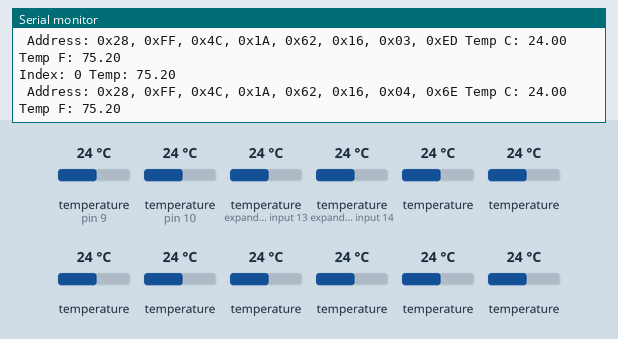
The sketch below on a simulated Arduino Uno, built with avr-gcc and run on an emulated ATmega328P. Shown: the last lines printed to the serial monitor. The test bench sets the inputs (shaded band); at power-on: temperature (sensors on pin 9, pin 10, expander input 13, expander input 14) 24 °C, temperature 24 °C.

Above: at 1.6 s.
1.7 s: temperature (sensor on pin 9) set to 12 °C
At 2.3 s:
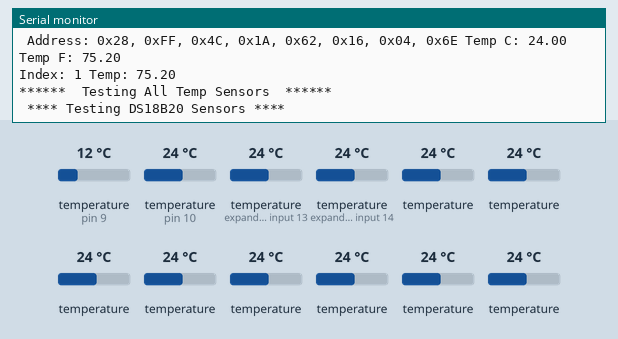
5.1 s: temperature (sensor on pin 10) set to 12 °C
At 5.7 s:
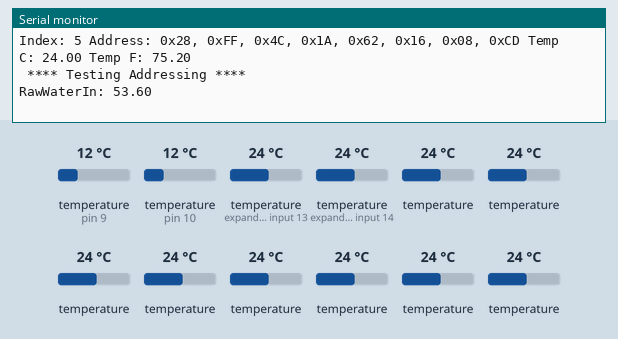
8.5 s: temperature (sensor on expander input 13) set to 12 °C
At 9.6 s:
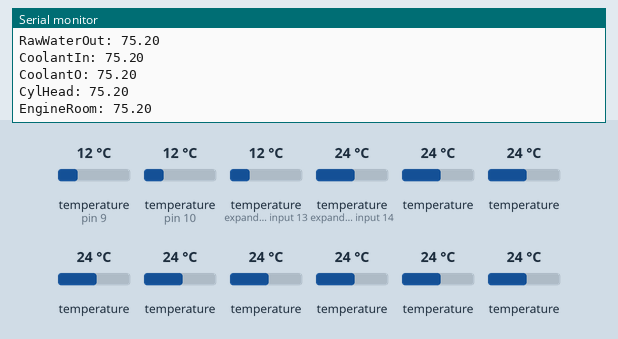
11.9 s: temperature (sensor on expander input 14) set to 12 °C
At 13.2 s:
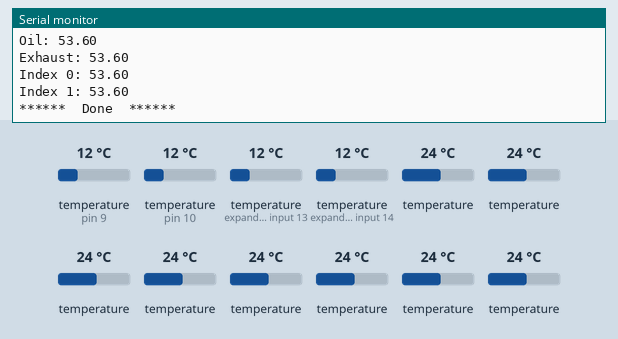
15.3 s: temperature (sensor 209) set to 12 °C
At 17.7 s:
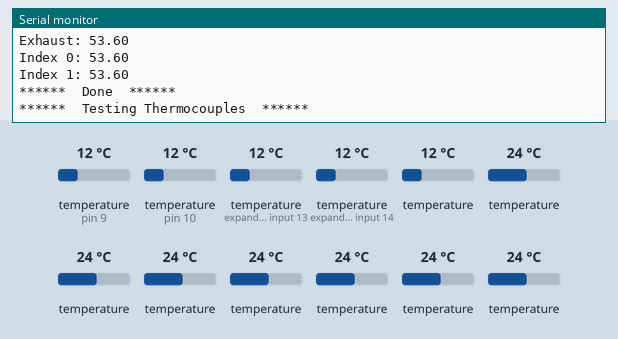
18.7 s: temperature (sensor 210) set to 12 °C
At 20.7 s:
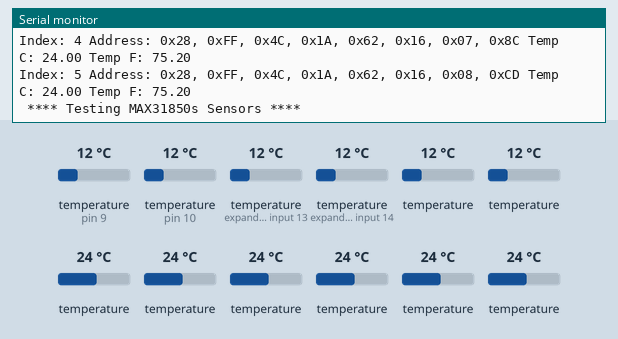
Timing chart, 0 to 22.2 s (numbered marks = the images above; inputs shaded):
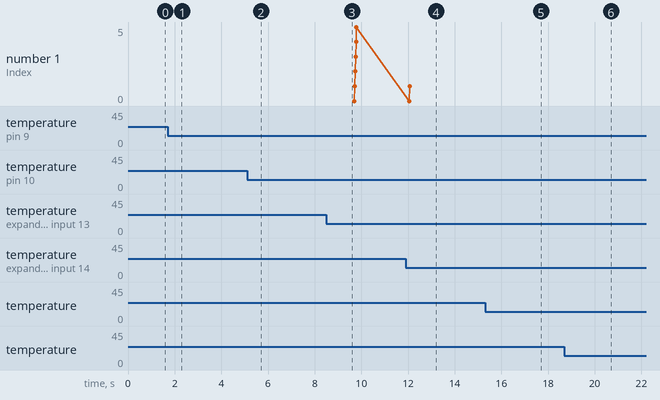

The sketch:

TestTemperatures.ino
```cpp
#include "OneWire.h"
#include "DallasTemperature.h"

#define MAX31850_BUS 9
#define DS18B20_BUS 10

OneWire oneWireMAX31850(MAX31850_BUS);
OneWire oneWireDS18B20(DS18B20_BUS);

DallasTemperature MAX31850s(&oneWireMAX31850);
DallasTemperature DS18B20s(&oneWireDS18B20);


void printAddress(DeviceAddress addr){

  for( int i = 0; i < 8; i++) {
    Serial.print("0x");
    if (addr[i] < 16) {
      Serial.print('0');
    }
    Serial.print(addr[i], HEX);
      if (i < 7) {
    Serial.print(", ");
    }
  }
}

void testTempSensors(){

  DS18B20s.begin();
  MAX31850s.begin();

  DeviceAddress addr;

  Serial.println("\n\n **** Testing DS18B20 Sensors ****");

  DS18B20s.requestTemperatures();

  for (int i = 0; i < DS18B20s.getDeviceCount(); i++) {

    DS18B20s.getAddress(addr, i);

    Serial.print("Index: ");      Serial.print(i);
    Serial.print(" Address: ");   printAddress(addr);
    Serial.print(" Temp C: ");    Serial.print(DS18B20s.getTempCByIndex(i));
    Serial.print(" Temp F: ");    Serial.println(DS18B20s.getTempFByIndex(i));
  }


  Serial.println("\n\n **** Testing MAX31850s Sensors ****");

  MAX31850s.requestTemperatures();

  for (int i = 0; i < MAX31850s.getDeviceCount(); i++) {

    MAX31850s.getAddress(addr, i);

    Serial.print("Index: ");      Serial.print(i);
    Serial.print(" Address: ");   printAddress(addr);
    Serial.print(" Temp C: ");    Serial.print(MAX31850s.getTempCByIndex(i));
    Serial.print(" Temp F: ");    Serial.println(MAX31850s.getTempFByIndex(i));
  }


  Serial.println("\n\n **** Testing Addressing ****");

  DeviceAddress RawWaterIn  =  { 0x28, 0xD2, 0x22, 0x10, 0x07, 0x00, 0x00, 0x8D };
  DeviceAddress RawWaterOut =  { 0x28, 0xEA, 0x9B, 0x0F, 0x07, 0x00, 0x00, 0xDF };
  DeviceAddress CoolantIn   =  { 0x28, 0x2E, 0x13, 0x10, 0x07, 0x00, 0x00, 0xCB };
  DeviceAddress CoolantOut  =  { 0x28, 0x6E, 0x0F, 0x10, 0x07, 0x00, 0x00, 0xE3 };
  DeviceAddress CylHead     =  { 0x28, 0x91, 0x80, 0x0F, 0x07, 0x00, 0x00, 0xB3 };
  DeviceAddress EngineRoom  =  { 0x28, 0x91, 0xEE, 0x0F, 0x07, 0x00, 0x00, 0x00 };
  DeviceAddress Oil         =  { 0x3B, 0xA0, 0x17, 0x19, 0x00, 0x00, 0x00, 0x78 };
  DeviceAddress Exhaust     =  { 0x3B, 0x5F, 0x1D, 0x19, 0x00, 0x00, 0x00, 0x93 };


  // DS18B20 Chips

  DS18B20s.requestTemperaturesByAddress(RawWaterIn);
  Serial.println("RawWaterIn: " + String(DS18B20s.getTempF(RawWaterIn)));

  DS18B20s.requestTemperaturesByAddress(RawWaterOut);
  Serial.println("RawWaterOut: " + String(DS18B20s.getTempF(RawWaterOut)));

  DS18B20s.requestTemperaturesByAddress(CoolantIn);
  Serial.println("CoolantIn: " + String(DS18B20s.getTempF(CoolantIn)));

  DS18B20s.requestTemperaturesByAddress(CoolantOut);
  Serial.println("CoolantO: " + String(DS18B20s.getTempF(CoolantOut)));

  DS18B20s.requestTemperaturesByAddress(CylHead);
  Serial.println("CylHead: " + String(DS18B20s.getTempF(CylHead)));

  DS18B20s.requestTemperaturesByAddress(EngineRoom);
  Serial.println("EngineRoom: " + String(DS18B20s.getTempF(EngineRoom)));

  DS18B20s.requestTemperatures();
  Serial.print("Index 0: "); Serial.println(DS18B20s.getTempFByIndex(0));
  Serial.print("Index 1: "); Serial.println(DS18B20s.getTempFByIndex(1));
  Serial.print("Index 2: "); Serial.println(DS18B20s.getTempFByIndex(2));
  Serial.print("Index 3: "); Serial.println(DS18B20s.getTempFByIndex(3));
  Serial.print("Index 4: "); Serial.println(DS18B20s.getTempFByIndex(4));
  Serial.print("Index 5: "); Serial.println(DS18B20s.getTempFByIndex(5));


  // Thermocouples

  MAX31850s.requestTemperaturesByAddress(Oil);
  Serial.print("Oil: "); Serial.println(MAX31850s.getTempF(Oil));

  MAX31850s.requestTemperaturesByAddress(Exhaust);
  Serial.print("Exhaust: "); Serial.println(MAX31850s.getTempF(Exhaust));


  MAX31850s.requestTemperatures();
  Serial.print("Index 0: "); Serial.println(MAX31850s.getTempFByIndex(0));
  Serial.print("Index 1: "); Serial.println(MAX31850s.getTempFByIndex(1));

}


void testThermocouple(int index){

  DeviceAddress addr;

  //MAX31850s.begin();
  MAX31850s.requestTemperatures();

  MAX31850s.getAddress(addr, index);

  Serial.print(" Address: ");   printAddress(addr);
  Serial.print(" Temp C: ");    Serial.print(MAX31850s.getTempCByIndex(index));
  Serial.print(" Temp F: ");    Serial.println(MAX31850s.getTempFByIndex(index));

  float fltVal = MAX31850s.getTempFByIndex(index);
  String strVal = String(fltVal);
  Serial.print("Index: "); Serial.print(index); Serial.print(" Temp: "); Serial.println(strVal);
}


void setup() {
  Serial.begin(9600);

  //DS18B20s.begin();
  MAX31850s.begin();

}

void loop() {
  Serial.println("******  Testing Thermocouples  ******");
  testThermocouple(0);
  testThermocouple(1);
  Serial.println("\n******  Testing All Temp Sensors  ******");
  testTempSensors();
  Serial.println("******  Done  ******\n\n");
  delay(5000);
}
```

Measured:
- after the input at 5.1 s, the serial monitor: prints a new line at once (image 2)
